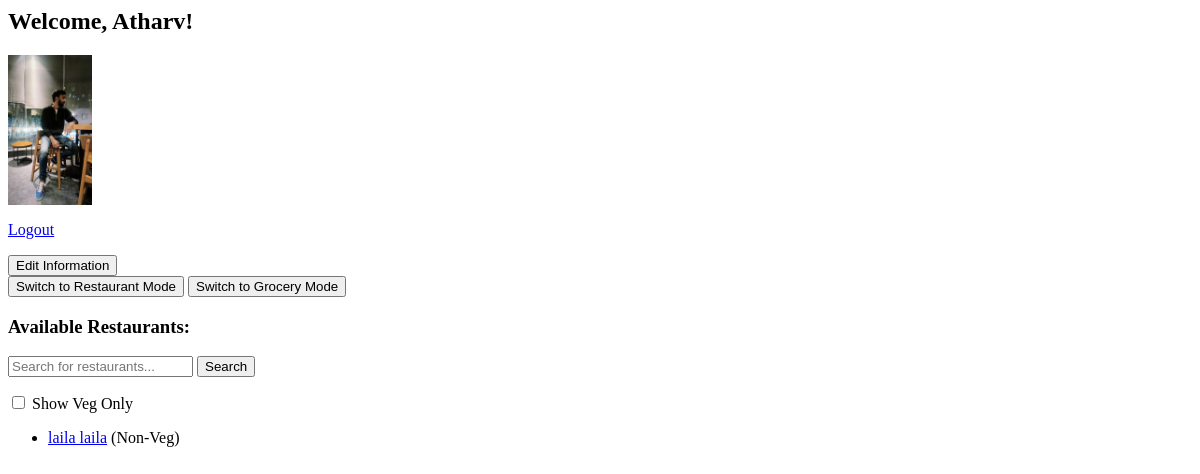
The app's page /users/user_dashboard/ (signed in), older data.
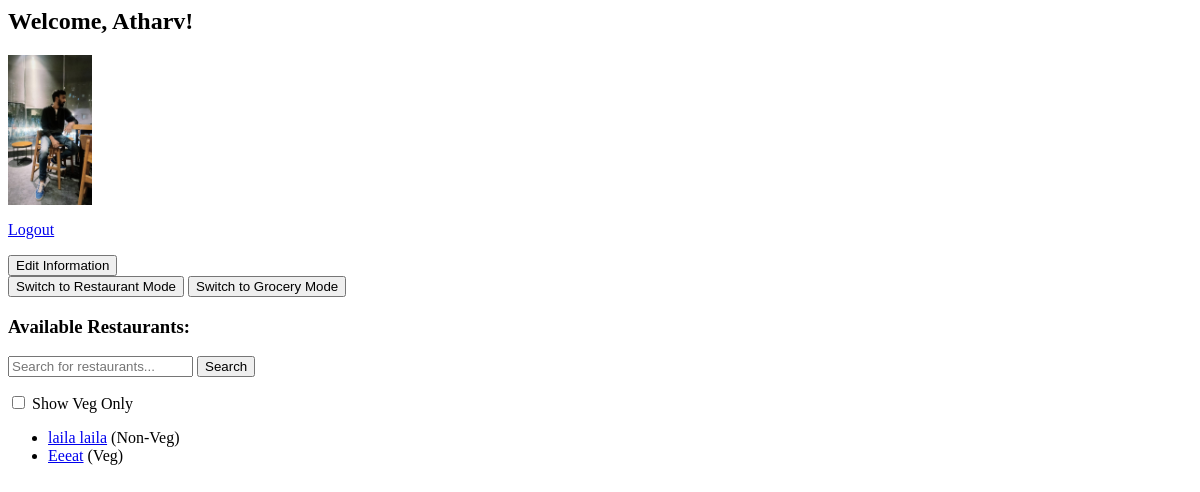
The same page, newer data.
### restaurant/models.py (models this page shows, shortened)
class Restaurant(models.Model):
    owner = models.OneToOneField(CustomUser, on_delete=models.CASCADE, related_name='restaurant')
    name = models.CharField(max_length=255)
    phone = models.CharField(max_length=15)
    address = models.TextField()
    veg = models.BooleanField(default=False)
    non_veg = models.BooleanField(default=False)
    logo = models.ImageField(upload_to='restaurant_logos/', blank=True, null=True)
    offers_gold = models.BooleanField(default=False)
    is_visible = models.BooleanField(default=False)
    working_hours = models.CharField(max_length=100,  default="9 AM - 9 PM")

### users/views.py (the view)
# urls.py: path('user_dashboard/', views.user_dashboard, name='user_dashboard'),
def user_dashboard(request):
    mode = request.GET.get('mode', 'restaurant')  # Default to restaurant mode
    if mode == 'restaurant':
        visible_restaurants = Restaurant.objects.filter(is_visible=True)
        context = {
            'restaurants': visible_restaurants,
            'mode': 'restaurant'  # Pass the mode to template for display logic
        }
    else:
        visible_grocery_stores = GroceryStore.objects.filter(is_visible=True)
        context = {
            'grocery_stores': visible_grocery_stores,
            'mode': 'grocery'  # Pass the mode to template for display logic
        }
    User = get_user_model()
    user = request.user
    context.update({
        'user': user
    })
    return render(request, 'users/user_dashboard.html', context)

### users/templates/users/user_dashboard.html (shortened to what this page needs)
 <h2>Welcome, {{ user.first_name }}!</h2>
 {% if user.profile_picture %}
     <img src="{{ user.profile_picture.url }}" alt="Profile Picture" style="max-width: 150px; max-height: 150px;">
 {% else %}
     <p>No profile picture set.</p>
 {% endif %}
 <p>
     <a href="{% url 'logout' %}">Logout</a>
 </p>
 <div>
     <a href="{% url 'edit_profile' %}"><button>Edit Information</button></a>
 </div>
 <div>
     <a href="?mode=restaurant"><button>Switch to Restaurant Mode</button></a>
     <a href="?mode=grocery"><button>Switch to Grocery Mode</button></a>
 </div>
 {% if mode == 'restaurant' %}
     <h3>Available Restaurants:</h3>
     <form method="GET" action="{% url 'restaurant_search' %}">
         <input type="text" name="q" placeholder="Search for restaurants...">
         <button type="submit">Search</button>
     </form>
     <label>
         <input type="checkbox" id="vegOnlyCheckbox"> Show Veg Only
     </label>
     {% if restaurants %}
         <ul id="restaurantList">
             {% for restaurant in restaurants %}
                 <li class="restaurant-item" data-veg="{{ restaurant.veg }}">
                     <a href="{% url 'restaurant_detail' restaurant.id %}">{{ restaurant.name }}</a>
                     {% if restaurant.veg %}
                         <span>(Veg)</span>
                     {% elif restaurant.non_veg %}
                         <span>(Non-Veg)</span>
                     {% endif %}
                 </li>
             {% endfor %}
         </ul>
     {% else %}
         <p>No restaurants available at the moment.</p>
     {% endif %}
 {% endif %}

Row changes from the older to the newer data that the page shows:
added Restaurant: name "Eeeat", veg "(Veg)"
